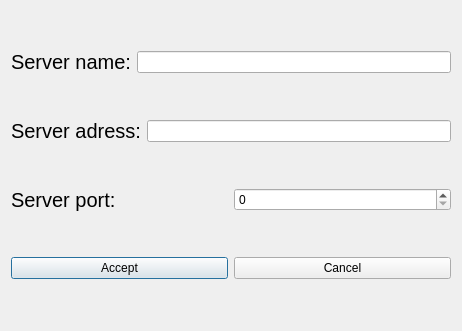
<?xml version="1.0" encoding="UTF-8"?>
<ui version="4.0">
 <class>EditServer</class>
 <widget class="QDialog" name="EditServer">
  <property name="geometry">
   <rect>
    <x>0</x>
    <y>0</y>
    <width>462</width>
    <height>331</height>
   </rect>
  </property>
  <property name="windowTitle">
   <string>Dialog</string>
  </property>
  <layout class="QGridLayout" name="gridLayout">
   <item row="0" column="0">
    <layout class="QHBoxLayout" name="horizontalLayout">
     <item>
      <widget class="QLabel" name="ServerNameLabel">
       <property name="font">
        <font>
         <pointsize>15</pointsize>
        </font>
       </property>
       <property name="text">
        <string>Server name:</string>
       </property>
      </widget>
     </item>
     <item>
      <widget class="QLineEdit" name="ServerNameEdit"/>
     </item>
    </layout>
   </item>
   <item row="1" column="0">
    <layout class="QHBoxLayout" name="horizontalLayout_2">
     <item>
      <widget class="QLabel" name="ServerAdressLabel">
       <property name="font">
        <font>
         <pointsize>15</pointsize>
        </font>
       </property>
       <property name="text">
        <string>Server adress:</string>
       </property>
      </widget>
     </item>
     <item>
      <widget class="QLineEdit" name="ServerAdressEdit"/>
     </item>
    </layout>
   </item>
   <item row="2" column="0">
    <layout class="QHBoxLayout" name="horizontalLayout_3">
     <item>
      <widget class="QLabel" name="ServerPortLabel">
       <property name="font">
        <font>
         <pointsize>15</pointsize>
        </font>
       </property>
       <property name="text">
        <string>Server port:</string>
       </property>
      </widget>
     </item>
     <item>
      <widget class="QSpinBox" name="ServerPortBox">
       <property name="maximum">
        <number>10000</number>
       </property>
      </widget>
     </item>
    </layout>
   </item>
   <item row="3" column="0">
    <layout class="QHBoxLayout" name="horizontalLayout_4">
     <item>
      <widget class="QPushButton" name="AcceptButton">
       <property name="text">
        <string>Accept</string>
       </property>
      </widget>
     </item>
     <item>
      <widget class="QPushButton" name="CancelButton">
       <property name="text">
        <string>Cancel</string>
       </property>
      </widget>
     </item>
    </layout>
   </item>
  </layout>
 </widget>
 <resources/>
 <connections/>
</ui>
